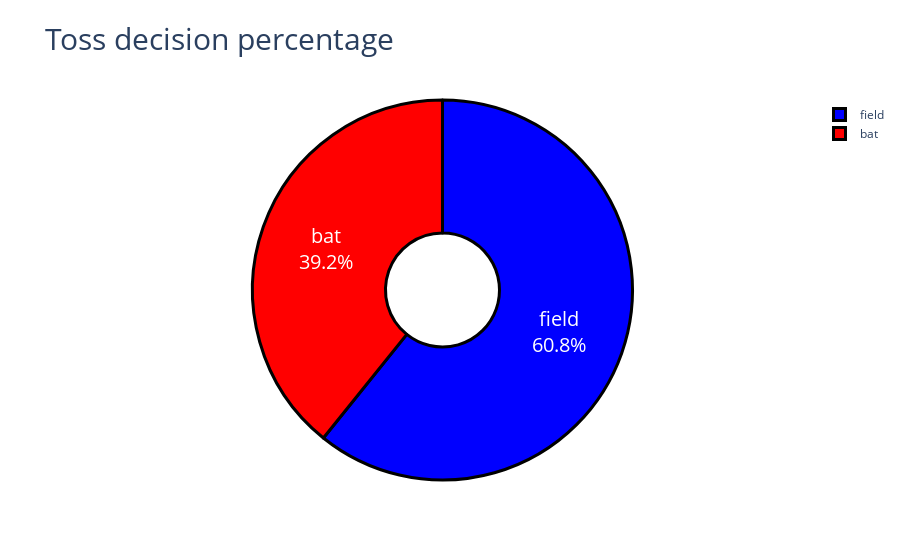

Notebook source saved alongside this figure:
### Markdown cell above
#### Decision made after winning Toss

### Code cell
temp_series = match_data.toss_decision.value_counts()
labels = (np.array(temp_series.index))
values = (np.array((temp_series / temp_series.sum())*100))
colors = ['blue', 'red']
fig = go.Figure(data=[go.Pie(labels=labels,
                             values=values,hole=.3)])
fig.update_traces(hoverinfo='label+percent', textinfo='label+percent', textfont_size=20,
                  marker=dict(colors=colors, line=dict(color='#000000', width=3)))
fig.update_layout(title="Toss decision percentage",
                  titlefont={'size': 30},
                  )
fig.show()

### Figure 1 — Plotly figure (JSON) as saved in the notebook; plotly's stock layout.template omitted (floating-point values rounded to 4 significant figures)
{"data": [{"hole": 0.3, "hoverinfo": "label+percent", "labels": ["field", "bat"], "marker": {"colors": ["blue", "red"], "line": {"color": "#000000", "width": 3}}, "textfont": {"size": 20}, "textinfo": "label+percent", "type": "pie", "values": [60.78, 39.22]}], "layout": {"title": {"font": {"size": 30}, "text": "Toss decision percentage"}}}
